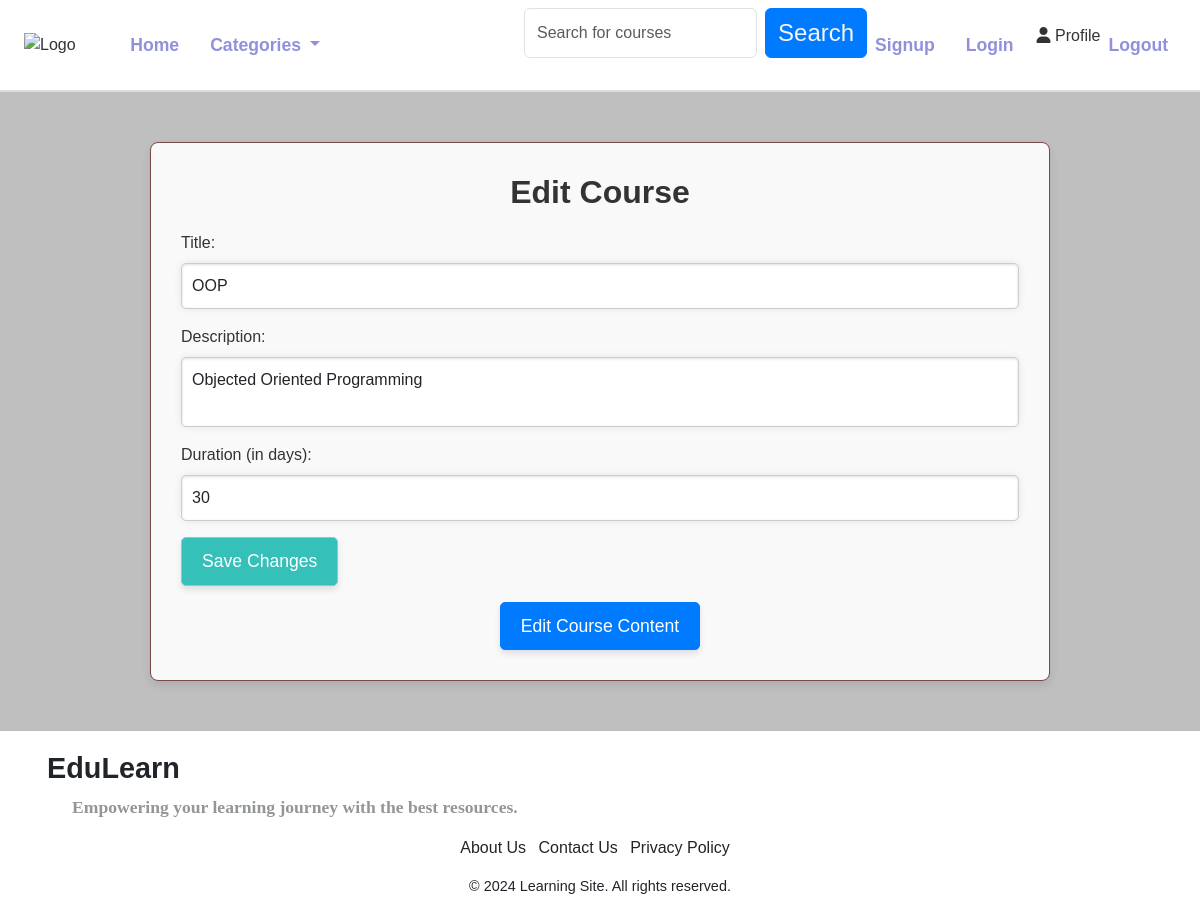
/course_instructor/edit-course/2/ (signed in), run on the app's committed database.
### course_instructor/models.py (models this page shows)
class Course(models.Model):
    COURSE_TYPE_CHOICES = [
        ('paid', 'Paid'),
        ('unpaid', 'Unpaid'),
    ]
    title = models.CharField(max_length=255)
    description = models.TextField()
    duration = models.DurationField(default=timedelta(days=30))
    instructor = models.ForeignKey(User, on_delete=models.CASCADE, related_name='courses_taught')
    course_type = models.CharField(max_length=10, choices=COURSE_TYPE_CHOICES, default='unpaid')
    created_at = models.DateTimeField(auto_now_add=True)
    updated_at = models.DateTimeField(auto_now=True)
    price = models.DecimalField(max_digits=10, decimal_places=2, default=0.00)  # New attribute

### course_instructor/views.py (the view)
# urls.py: path('edit-course/<int:course_id>/', edit_course, name='edit_course'),
def edit_course(request, course_id):
    course = get_object_or_404(Course, id=course_id)
    if not (request.user.profile_main.role == 'instructor'):
        return HttpResponseForbidden("You are not allowed to edit this course.")
    if request.method == 'POST':
        course.title = request.POST.get('title', course.title)
        course.description = request.POST.get('description', course.description)
        course.duration = request.POST.get('duration', course.duration)
        course.save()
        return redirect('course_detail', course_id=course.id)
    return render(request, 'edit_course.html', {'course': course})

### template/edit_course.html (shortened to what this page needs)
{% extends "layout.html" %}
{% block content %}
<div class="e_c">
  <h1>Edit Course</h1>
  <form method="POST">
      <div class="mb-3">
          <label for="title" class="form-label">Title:</label>
          <input type="text" id="title" name="title" value="{{ course.title }}" class="form-control" required>
      </div>
      <div class="mb-3">
          <label for="description" class="form-label">Description:</label>
          <textarea id="description" name="description" class="form-control">{{ course.description }}</textarea>
      </div>
      <div class="mb-3">
          <label for="duration" class="form-label">Duration (in days):</label>
          <input type="number" id="duration" name="duration" value="{{ course.duration.days }}" class="form-control" required>
      </div>
      <button type="submit" class="btn btn-primary">Save Changes</button>
  </form>
  <div class="mt-3">
      <a href="{% url 'edit_course_content' course.id %}" class="btn btn-secondary">Edit Course Content</a>
  </div>
</div>
{% endblock content %}

### static/style.css (style rules this page uses)
body { font-family: Arial, sans-serif; margin: 0; padding: 0; background-color: #f4f4f4; color: #333; }
.form-control { flex-grow: 1; margin-right: 10px; }
body { font-family: 'Arial', sans-serif; background-color: rgb(191, 191, 191); margin: 0; padding: 0; }
.e_c { max-width: 900px; margin: 50px auto; padding: 30px; background-color: #f9f9f9; border-radius: 8px; box-shadow: 0 4px 10px rgba(0, 0, 0, 0.1); border: 1px solid #774a4a; }
.e_c h1 { color: #333; font-size: 2rem; font-weight: 600; text-align: center; margin-bottom: 20px; }
.e_c .form-label { font-size: 1rem; font-weight: 500; margin-bottom: 8px; display: block; }
.e_c .form-control { margin-bottom: 15px; padding: 10px; font-size: 1rem; resize: none; border-radius: 5px; border: 1px solid #ccc; box-shadow: inset 0 1px 3px rgba(0, 0, 0, 0.12), 0 0 8px rgba(0, 0, 0, 0.08); }
.e_c .btn-primary { background-color: rgb(53, 192, 185); border-color: #9abee6; padding: 10px 20px; font-size: 1.1rem; border-radius: 5px; box-shadow: 0 4px 6px rgba(0, 0, 0, 0.1); display: inline-flexbox; }
.e_c .btn-secondary { background-color: #007bff; border-color: #007bff; padding: 10px 20px; font-size: 1.1rem; border-radius: 5px; box-shadow: 0 4px 6px rgba(0, 0, 0, 0.1); margin-left: auto; margin-right: auto; display: table; }
.e_c .mt-3 { margin-top: 20px; }

### data on the page
Course: title "OOP", description "Objected Oriented Programming", duration "30"
